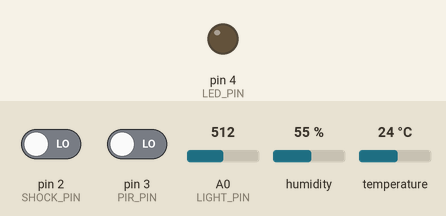
Recording of a sketch running on a simulated Arduino Uno, built with avr-gcc and run on an emulated ATmega328P. On the bench: output pins drawn as LEDs (lit = HIGH). Wiring (inferred from the names in the program): DHT11 sensor: data pin 7. The test bench sets the inputs (shaded band); at power-on: pin 3 (PIR_PIN) LOW, pin 2 (SHOCK_PIN) LOW, A0 (LIGHT_PIN) = 512, humidity 55 %, temperature 24 °C. Pins used as bus, display or sensor lines are not drawn; what the sketch prints to the serial monitor is not drawn.

Above: at 5.8 s.
5.9 s: pin 3 (PIR_PIN) driven HIGH
At 11.0 s:
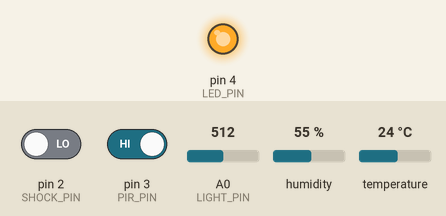
21.6 s: pin 3 (PIR_PIN) driven LOW
At 25.5 s:
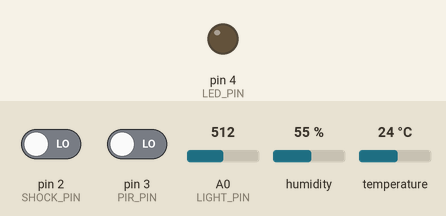
Timing chart, 0 to 27.0 s (numbered marks = the images above; inputs shaded):
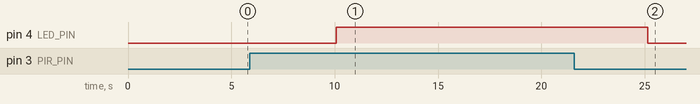

Measured:
- after the input at 5.9 s, pin 4 (LED_PIN): LOW → HIGH after 4.2 s
- after the input at 21.6 s, pin 4 (LED_PIN): HIGH → LOW after 3.6 s

The sketch:

temp-humidity-light.ino
```cpp
#include <dht.h>

dht DHT;

#define DHT11_PIN 7
#define SHOCK_PIN 2
#define PIR_PIN   3
#define LED_PIN   4 // for the LED
#define LIGHT_PIN A0 // select the analog input pin for the photoresistor

void setup(){
  Serial.begin(9600);
  pinMode(SHOCK_PIN, INPUT);          // shock sensor pin set to input
  pinMode(PIR_PIN, INPUT);            // declare the PIR sensor as input
  pinMode(LED_PIN, OUTPUT);
}

void loop()
{
  int chk = DHT.read11(DHT11_PIN);
  int motionDetected = digitalRead(PIR_PIN);  // Read the PIR sensor
  Serial.print("Temperature = ");
  Serial.print(DHT.temperature);
  Serial.println(" ℃");
  Serial.print("Humidity = ");
  Serial.print(DHT.humidity);
  Serial.println(" %");
  Serial.print("Light = ");
  Serial.print(analogRead(LIGHT_PIN)); // Ma
  Serial.println(" %");
  if (digitalRead(SHOCK_PIN)) // shock detected?
  {
    Serial.println("SHOCK!!");
  }
  if(motionDetected == HIGH) //If motion detected
  {
    Serial.println("MOVEMENT!!");
    digitalWrite(LED_PIN, HIGH);
  } else {
    digitalWrite(LED_PIN, LOW);
  }

  delay(5000);
}
```
